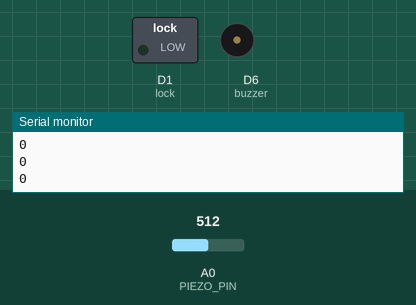
Bench run of a sketch on a simulated ESP8266 (NodeMCU). Parts: switched loads named in the sketch (green lamp = pin HIGH), buzzer (waves = sounding, pin HIGH), the last lines printed to the serial monitor. The inputs (shaded band) are chosen by the test bench; at power-on: A0 (PIEZO_PIN) = 512. WiFi joins after 1.5 s; servers stay silent unless stated; no MQTT or app messages arrive unless stated.

Above: at 2.7 s.
2.8 s: A0 (PIEZO_PIN) set to 604
4.3 s: A0 (PIEZO_PIN) set to 624
5.8 s: A0 (PIEZO_PIN) set to 535
7.3 s: A0 (PIEZO_PIN) set to 518
10.3 s: A0 (PIEZO_PIN) set to 716
At 11.1 s:
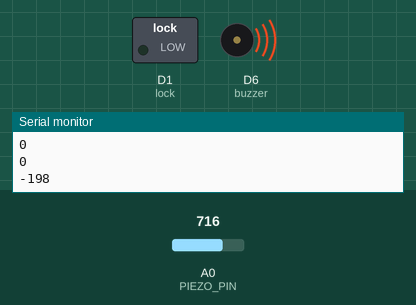
Timing chart, 0 to 14.8 s (numbered marks = the images above; inputs shaded):
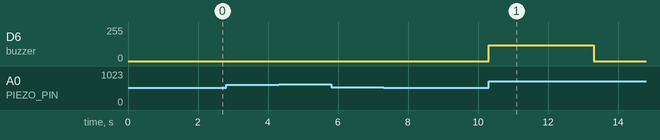

Measured:
- after the input at 10.3 s, D6 (buzzer): 0/255 → 120/255 at once, → 0/255 3.0 s later

The sketch:

lock.ino
```cpp
#include <ESP8266WiFi.h>
#include <PubSubClient.h>

const char* ssid = "YOUR_SSID";
const char* password =  "YOUR_PASS";
const char* mqttServer = "Mqtt host";
const int mqttPort = 1883;
const char* mqttUser = "username";
const char* mqttPassword = "password";
const char* topic = "topic";
const int buzzer = D6;
const int PIEZO_PIN = A0;
const int lock= D1;
int i;

WiFiClient espClient;
PubSubClient client(espClient);

void setup() {
  pinMode(buzzer,OUTPUT);
  pinMode(lock,OUTPUT);
analogWrite(buzzer,0);
digitalWrite(lock,0);

  Serial.begin(115200);

  WiFi.begin(ssid, password);

  while (WiFi.status() != WL_CONNECTED) {
    delay(500);
    Serial.println("Connecting to WiFi..");
  }
  Serial.println("Connected to the WiFi network");
  Serial.println(WiFi.localIP());

  client.setServer(mqttServer, mqttPort);
  client.setCallback(callback);

  while (!client.connected()) {
    Serial.println("Connecting to MQTT...");

    if (client.connect("ESP8266Client", mqttUser, mqttPassword )) {

      Serial.println("connected");

    } else {

      Serial.print("failed with state ");
      Serial.print(client.state());
      delay(2000);

    }
  }

  client.publish("test", "Hello from ESP8266");
  client.subscribe("test");

}

void callback(char* topic, byte* payload, unsigned int length) {

  Serial.print("Message arrived in topic: ");
  Serial.println(topic);

  Serial.print("Message:");
  for (int i = 0; i < length; i++) {
    Serial.print((char)payload[i]);
  }

   if((char)payload[0]=='O'&& (char)payload[1]=='N')
    {
      digitalWrite(lock,1);
      delay(7000);
      digitalWrite(lock,0);
    }

    else if((char)payload[0]=='C' && (char)payload[1]=='L')
    {
      digitalWrite(lock,1);
      delay(4000);
      digitalWrite(lock,0);
      }


  Serial.println();
  Serial.println("-----------------------");

}


void loop() {
  client.loop();
  int old = analogRead(PIEZO_PIN);
  delay(5);
  int next= analogRead(PIEZO_PIN);
  int difference=old-next;
  Serial.println(difference); // Print the voltage.
  if(difference<=-100||difference>=100)
  {
    analogWrite(buzzer,120);
    client.publish(topic, "breakin");          //Publish to MQTT client
    delay(3000);
    }
    analogWrite(buzzer,0);
      }
    //}
```
